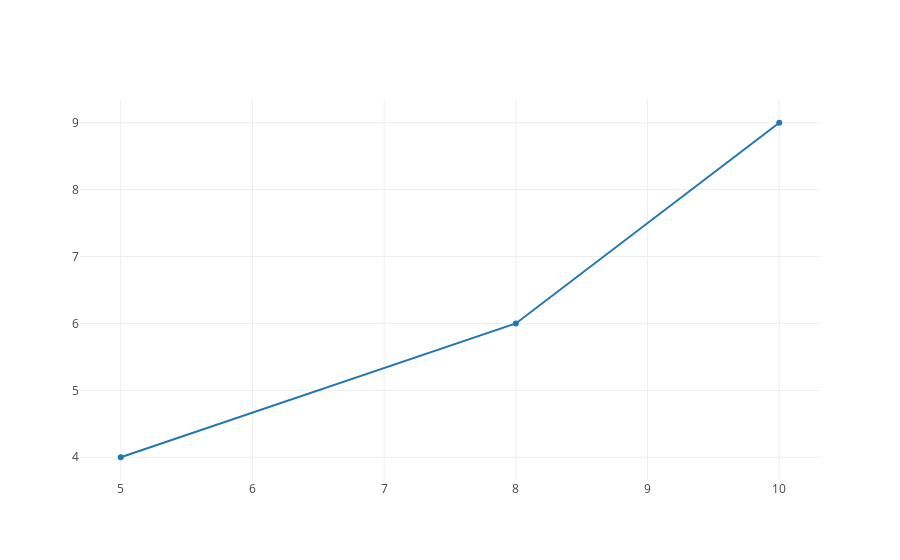

Notebook code for this chart:
### Markdown cell above
**Use the iplot function in order to plot the line inline**

The same plot we generated earlier, but within our notebook. Notice that this is an interactive plot which supplies several options including:
* Download the plot as a png file
* Editing the plot in Plotly's own editing tool - Chart Studio
* Zooming in and out
* Selecting a section of the plot using a box select or lasso select tool

### Code cell
offline.iplot([{'x': [5, 8, 10], 
               'y': [4, 6, 9]}])

### Figure 1 — Plotly figure (JSON) as saved in the notebook; plotly's stock layout.template omitted (floating-point values rounded to 4 significant figures)
{"data": [{"type": "scatter", "uid": "a6d0c7f0-a513-11e8-9cce-6030d4660e22", "x": [5, 8, 10], "y": [4, 6, 9]}], "layout": {}}
